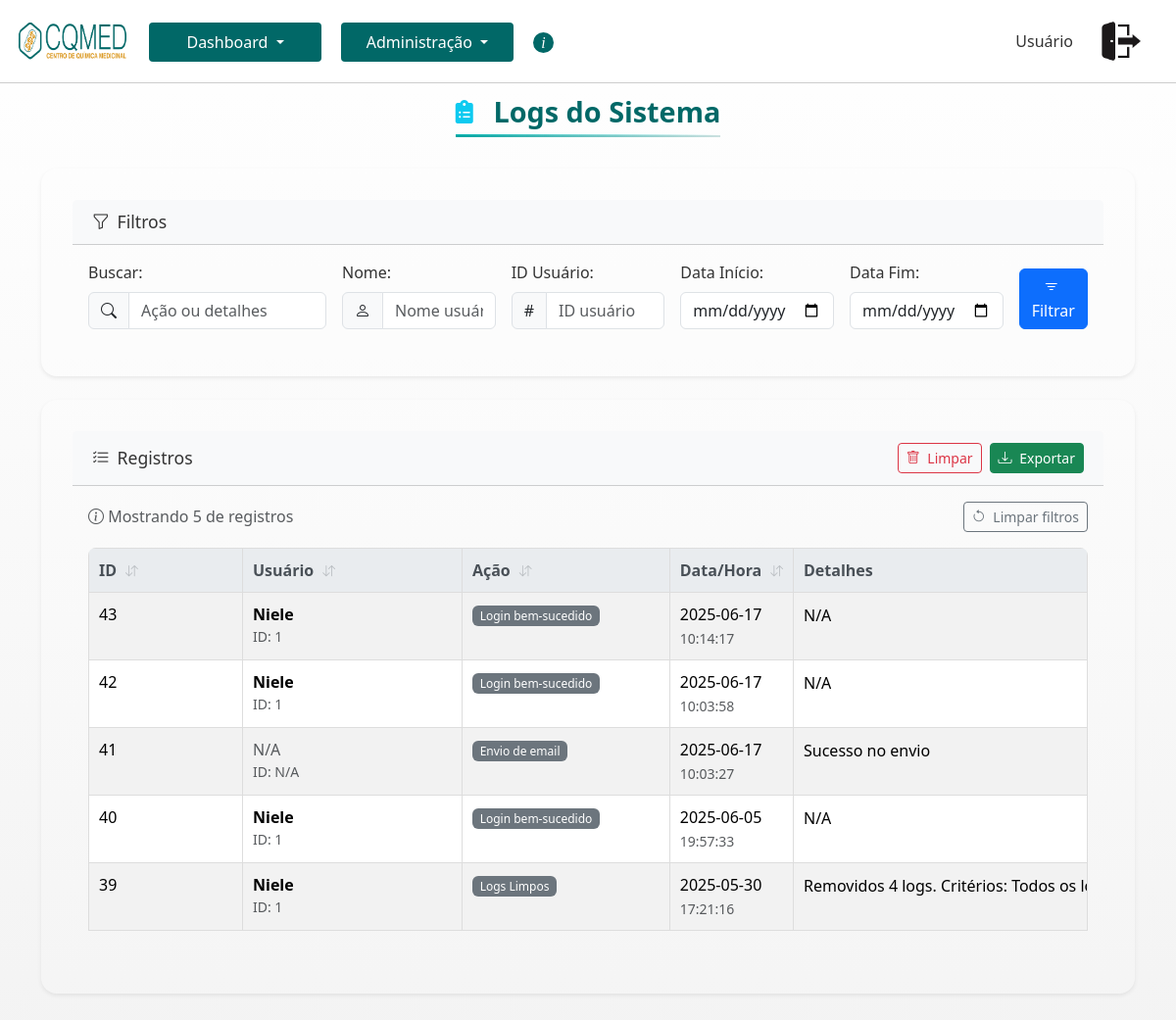
/admin/view_logs (signed in), run on an earlier commit of the app's database.
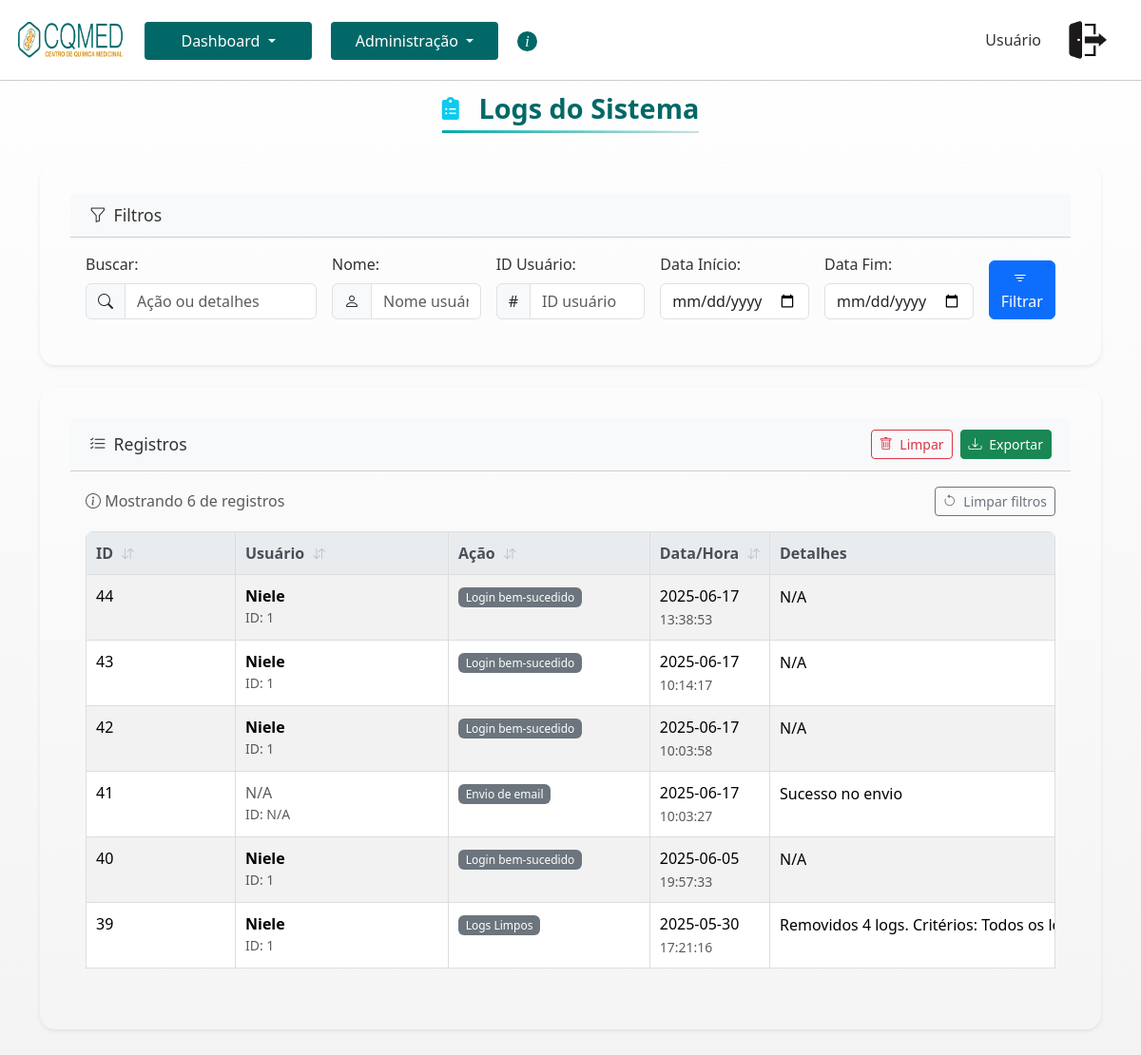
And on a later commit of the database.
### tables this page shows
CREATE TABLE logs (
            id INTEGER PRIMARY KEY AUTOINCREMENT,
            user_id INTEGER,
            action TEXT NOT NULL,
            timestamp TEXT NOT NULL,
            details TEXT,
            FOREIGN KEY (user_id) REFERENCES users (id)
        );

CREATE TABLE users (
            id INTEGER PRIMARY KEY AUTOINCREMENT,
            name TEXT NOT NULL,
            email TEXT UNIQUE NOT NULL,
            password TEXT NOT NULL,
            is_admin INTEGER DEFAULT 0,
            is_active INTEGER DEFAULT 0
        );

### app.py (the view, shortened to what this page needs)
@app.route('/admin/view_logs', methods=['GET'])
def view_logs():
    admin_user_id = session.get('user_id')
    if not session.get('is_admin'):
        flash('Acesso não autorizado.', 'danger')
        log_action(admin_user_id, 'Tentativa de acesso não autorizado', 'Rota: view_logs')
        return redirect(url_for('dashboard'))
    search_query = request.args.get('search', '').strip()
    user_id_filter = request.args.get('user_id_filter', '').strip()
    user_name_filter = request.args.get('user_name_filter', '').strip()
    start_date = request.args.get('start_date', '').strip()
    end_date = request.args.get('end_date', '').strip()
    conn = get_db_connection()
    logs = []
    try:
        query = """
            SELECT
                l.id,
                l.user_id,
                u.name AS user_name, -- Alias para o nome do usuário da tabela users
                l.action,
                l.timestamp,
                l.details
            FROM logs l
            LEFT JOIN users u ON l.user_id = u.id -- JOIN para buscar o nome do usuário
            WHERE 1=1
        """
        params = []
        if search_query:
            query += " AND (action LIKE ? OR details LIKE ?)"
            params.extend([f'%{search_query}%', f'%{search_query}%'])
        if user_name_filter:
            query += " AND u.name LIKE ?"
            params.append(f'%{user_name_filter}%')
        if start_date:
            query += " AND timestamp >= ?"
            params.append(start_date + " 00:00:00")
        if end_date:
            query += " AND timestamp <= ?"
            params.append(end_date + " 23:59:59")
        query += " ORDER BY timestamp DESC, l.id DESC"
        logs = conn.execute(query, params).fetchall()
    except Exception as e:
        flash(f'Ocorreu um erro ao buscar os logs: {e}', 'danger')
    finally:
        conn.close()
    return render_template('logs.html',
                           titulo='Logs do Sistema',
                           logs=logs,
                           search_query=search_query,
                           user_name_filter=user_name_filter,
                           user_id_filter=user_id_filter,
                           start_date=start_date,
                           end_date=end_date,
                           active_page='logs')

### templates/logs.html (shortened to what this page needs)
{% extends 'base.html' %}
{% block css %}
    <link rel="stylesheet" href="{{ url_for('static', filename='css/titulosUsuarios.css') }}">
    <link rel="stylesheet" href="{{ url_for('static', filename='css/logs.css') }}">
    <link rel="stylesheet" href="https://cdn.jsdelivr.net/npm/bootstrap-icons@1.10.0/font/bootstrap-icons.css">
{% endblock %}
{% block content %}
    <div class="title-container top-spacing-reduced">
        <h1 class="page-title">
            <span class="title-icon">
                <i class="fas fa-clipboard-list text-info me-2"></i>
            </span>
            <span class="title-highlight">{{ titulo }}</span>
        </h1>
    </div>
    <div class="card shadow-sm mb-4">
        <div class="card-header bg-light">
            <h5 class="mb-0"><i class="bi bi-funnel me-2"></i>Filtros</h5>
        </div>
        <div class="card-body">
            <form method="GET" action="{{ url_for('view_logs') }}">
                <div class="row g-3">
                    <div class="col-md-3">
                        <label for="search" class="form-label">Buscar:</label>
                        <div class="input-group">
                            <span class="input-group-text"><i class="bi bi-search"></i></span>
                            <input type="text" class="form-control" id="search" name="search" value="{{ search_query }}" placeholder="Ação ou detalhes">
                        </div>
                    </div>
                    <div class="col-md-2">
                        <label for="user_name_filter" class="form-label">Nome:</label>
                        <div class="input-group">
                            <span class="input-group-text"><i class="bi bi-person"></i></span>
                            <input type="text" class="form-control" id="user_name_filter" name="user_name_filter" value="{{ user_name_filter }}" placeholder="Nome usuário">
                        </div>
                    </div>
                    <div class="col-md-2">
                        <label for="user_id_filter" class="form-label">ID Usuário:</label>
                        <div class="input-group">
                            <span class="input-group-text">#</span>
                            <input type="text" class="form-control" id="user_id_filter" name="user_id_filter" value="{{ user_id_filter }}" placeholder="ID usuário">
                        </div>
                    </div>
                    <div class="col-md-2">
                        <label for="start_date" class="form-label">Data Início:</label>
                        <input type="date" class="form-control" id="start_date" name="start_date" value="{{ start_date }}">
                    </div>
                    <div class="col-md-2">
                        <label for="end_date" class="form-label">Data Fim:</label>
                        <input type="date" class="form-control" id="end_date" name="end_date" value="{{ end_date }}">
                    </div>
                    <div class="col-md-1 d-flex align-items-end">
                        <button type="submit" class="btn btn-primary w-100">
                            <i class="bi bi-filter me-1"></i> Filtrar
                        </button>
                    </div>
                </div>
            </form>
        </div>
    </div>
    <div class="card shadow-sm mb-4">
        <div class="card-header bg-light d-flex justify-content-between align-items-center">
            <h5 class="mb-0"><i class="bi bi-list-check me-2"></i>Registros</h5>
            <div class="d-flex gap-2">
                <button class="btn btn-sm btn-outline-danger" data-bs-toggle="modal" data-bs-target="#clearLogsModal">
                    <i class="bi bi-trash me-1"></i> Limpar
                </button>
                <button class="btn btn-sm btn-success" data-bs-toggle="modal" data-bs-target="#exportLogsModal">
                    <i class="bi bi-download me-1"></i> Exportar
                </button>
            </div>
        </div>
        <div class="card-body">
            <div class="d-flex justify-content-between align-items-center mb-3">
                <span class="logs-counter text-muted">
                    <i class="bi bi-info-circle"></i>
                    Mostrando {{ logs|length }} de {{ total_logs }} registros
                </span>
                <a href="{{ url_for('view_logs') }}" class="btn btn-sm btn-outline-secondary">
                    <i class="bi bi-arrow-counterclockwise me-1"></i> Limpar filtros
                </a>
            </div>
            {% if logs %}
            <div class="table-responsive">
                <table class="table table-hover table-striped table-bordered">
                    <thead class="table-light">
                        <tr>
                            <th class="sortable" data-sort="id">
                                ID <i class="bi bi-arrow-down-up"></i>
                            </th>
                            <th class="sortable" data-sort="user">
                                Usuário <i class="bi bi-arrow-down-up"></i>
                            </th>
                            <th class="sortable" data-sort="action">
                                Ação <i class="bi bi-arrow-down-up"></i>
                            </th>
                            <th class="sortable" data-sort="timestamp">
                                Data/Hora <i class="bi bi-arrow-down-up"></i>
                            </th>
                            <th>Detalhes</th>
                        </tr>
                    </thead>
                    <tbody>
                        {% for log in logs %}
                        <tr>
                            <td>{{ log.id }}</td>
                            <td>
                                {% if log.user_name %}
                                    <span class="fw-semibold">{{ log.user_name }}</span>
                                    <small class="text-muted d-block">ID: {{ log.user_id }}</small>
                                {% else %}
                                    <span class="text-muted">N/A</span>
                                    <small class="text-muted d-block">ID: {{ log.user_id if log.user_id else 'N/A' }}</small>
                                {% endif %}
                            </td>
                            <td>
                                <span class="badge
                                    {% if log.action == 'login' %}bg-success
                                    {% elif log.action == 'delete' %}bg-danger
                                    {% elif log.action == 'update' %}bg-warning text-dark
                                    {% elif log.action == 'upload' %}bg-primary
                                    {% else %}bg-secondary
                                    {% endif %}">
                                    {{ log.action }}
                                </span>
                            </td>
                            <td>
                                <span class="d-block">{{ log.timestamp.split(' ')[0] }}</span>
                                <small class="text-muted">{{ log.timestamp.split(' ')[1] }}</small>
                            </td>
                            <td class="log-details">
                                <div class="details-content">
                                    {{ log.details if log.details else 'N/A' }}
                                </div>
                            </td>
                        </tr>
                        {% endfor %}
                    </tbody>
                </table>
            </div>
            {% else %}
            <div class="alert alert-warning mb-0">
                <i class="bi bi-exclamation-triangle me-2"></i>Nenhum log encontrado com os filtros aplicados.
            </div>
            {% endif %}
        </div>
    </div>
{% endblock %}

### templates/base.html (shortened to what this page needs)
<!doctype html>
<html lang="pt-br">
<head>
  <link href="https://cdnjs.cloudflare.com/ajax/libs/font-awesome/6.0.0-beta3/css/all.min.css" rel="stylesheet">
  <link href="https://cdn.jsdelivr.net/npm/bootstrap@5.3.3/dist/css/bootstrap.min.css" rel="stylesheet">
  <link rel="stylesheet" href="{{ url_for('static', filename='css/base.css') }}">
  <link rel="stylesheet" href="{{ url_for('static', filename='css/componentes.css') }}">
  <link rel="stylesheet" href="{{ url_for('static', filename='css/header.css') }}">
  <link rel="stylesheet" href="{{ url_for('static', filename='css/navegacao.css') }}">
  <link rel="stylesheet" href="{{ url_for('static', filename='css/search.css') }}">
  <link rel="stylesheet" href="{{ url_for('static', filename='css/table.css') }}">
  {% block css %}{% endblock %}
</head>
<body>
  {% if request.endpoint not in ['login', 'register'] %}
    <div class="header">
      <img src="{{ url_for('static', filename='images/logo.png') }}" alt="Logo CQMED" class="logo" style="width: 120px; height: 40px; margin-right: 8px;">
      <div class="user-info d-flex align-items-center">
        <span class="usuario-logado me-3">{{ nome_usuario }}</span>
        <a href="{{ url_for('logout') }}" title="Logout" class="btn d-flex align-items-center">
          <img src="{{ url_for('static', filename='images/logout.png') }}" alt="Sair" style="width: 40px; height: 40px; margin-right: 8px;">
        </a>
      </div>
    </div>
    {% include 'navegacao.html' %}
  {% endif %}
  <div class="container py-5">
    {% block content %}{% endblock %}
  </div>
</body>
</html>

### templates/navegacao.html (shortened to what this page needs)
<div class="nav-container d-flex justify-content-start gap-3 mb-4 flex-wrap pt-3 pb-2 margens" style="z-index: 10;">
   <div class="dropdown">
       <button class="btn btn-nav dropdown-toggle" type="button" id="dropdownMenuDashboard" data-bs-toggle="dropdown" aria-expanded="false">
           Dashboard
       </button>
   </div>
    {% if session.get('is_admin') %}
        <div class="dropdown">
            <button class="btn btn-nav dropdown-toggle" type="button" id="dropdownMenuUsuarios" data-bs-toggle="dropdown" aria-expanded="false">
                Administração
            </button>
        </div>
    {% endif %}
    <a href="{{ url_for('sobre') }}" class="btn btn-icon btn-nav {% if active_page == 'sobre' %}active{% endif %}" title="Sobre">
        i
    </a>
</div>

What changed in the data, as far as the page shows it:
added logs: id "44", user_name "Niele", user_id "1", action "Login bem-sucedido", timestamp "2025-06-17", timestamp "13:38:53", details "N/A"
Also different on the page:
{{ logs|length }}: "5" → "6"
